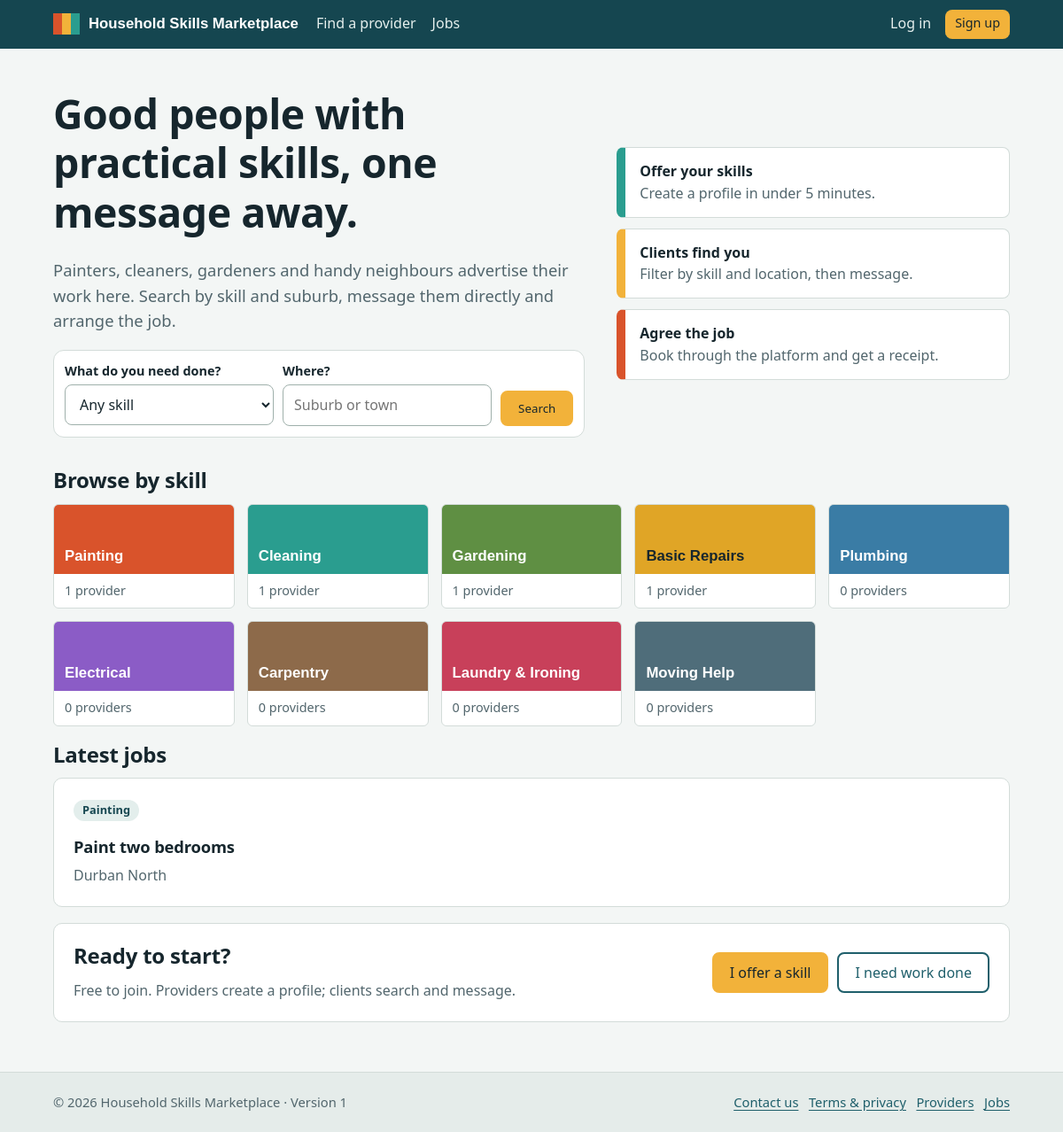
The page / on the database its author committed.
### tables this page shows
CREATE TABLE jobs(
  id INTEGER PRIMARY KEY AUTOINCREMENT,
  client_id INTEGER NOT NULL REFERENCES users(id) ON DELETE CASCADE,
  title TEXT NOT NULL, category TEXT NOT NULL, location TEXT NOT NULL,
  description TEXT NOT NULL, budget REAL,
  status TEXT NOT NULL DEFAULT 'open' CHECK(status IN ('open','closed')),
  created_at TEXT NOT NULL DEFAULT CURRENT_TIMESTAMP
);

### app.py (the view)
    @app.route("/")
    def index():
        counts = {r["category"]: r["n"] for r in q(
            "SELECT category, COUNT(*) n FROM profiles p JOIN users u ON u.id=p.user_id "
            "WHERE p.status='approved' AND u.is_active=1 AND u.is_verified=1 GROUP BY category")}
        jobs = q("SELECT * FROM jobs WHERE status='open' ORDER BY id DESC LIMIT 3")
        return render_template("index.html", counts=counts, jobs=jobs)

### db.py (called while the page is built)
def get_db():
    if "db" not in g:
        g.db = sqlite3.connect(current_app.config["DATABASE"], timeout=15)
        g.db.row_factory = sqlite3.Row
        g.db.execute("PRAGMA foreign_keys=ON")
    return g.db

def q(sql, args=(), one=False):
    rows = get_db().execute(sql, args).fetchall()
    if one:
        return rows[0] if rows else None
    return rows

### security.py (called while the page is built)
def rules_json():
    return json.dumps({"min": MIN_LEN, "common": COMMON, "rules": RULES})

### templates/index.html
{% extends "base.html" %}{% import '_m.html' as m with context %}
{% block content %}
<section class="hero">
 <div>
  <h1>Good people with practical skills, one message away.</h1>
  <p class="lead">Painters, cleaners, gardeners and handy neighbours advertise their work here. Search by skill and suburb, message them directly and arrange the job.</p>
  <form class="searchbar" action="{{ url_for('providers') }}" method="get" role="search">
   <div><label class="small" for="category">What do you need done?</label>
    <select id="category" name="category"><option value="">Any skill</option>{% for c in categories %}<option>{{ c }}</option>{% endfor %}</select></div>
   <div><label class="small" for="location">Where?</label><input id="location" name="location" placeholder="Suburb or town" maxlength="60"></div>
   <button class="btn chip" type="submit" >Search</button>
  </form>
 </div>
 <div class="stack" aria-label="How it works">
  <div class="step"><div><strong>Offer your skills</strong><br><span class="muted">Create a profile in under 5 minutes.</span></div></div>
  <div class="step"><div><strong>Clients find you</strong><br><span class="muted">Filter by skill and location, then message.</span></div></div>
  <div class="step"><div><strong>Agree the job</strong><br><span class="muted">Book through the platform and get a receipt.</span></div></div>
 </div>
</section>
<section aria-labelledby="cats"><h2 id="cats">Browse by skill</h2>
 <div class="swatches">{% for c in categories %}<a class="swatch" href="{{ url_for('providers', category=c) }}"><div class="band c{{ loop.index0 }}">{{ c }}</div>
  <div class="meta">{{ counts.get(c, 0) }} provider{{ '' if counts.get(c,0)==1 else 's' }}</div></a>{% endfor %}</div></section>
{% if jobs %}<section class="mt"><h2>Latest jobs</h2><div class="grid g3">
 {% for j in jobs %}<a class="card plain" href="{{ url_for('job_detail', jid=j.id) }}"><span class="pill">{{ j.category }}</span><h3 class="mt">{{ j.title }}</h3><span class="muted">{{ j.location }}</span></a>{% endfor %}
</div></section>{% endif %}
{% if not me %}<section class="card mt row between"><div><h2>Ready to start?</h2><span class="muted">Free to join. Providers create a profile; clients search and message.</span></div>
 <div class="row"><a class="btn chip" href="{{ url_for('register', role='provider') }}">I offer a skill</a><a class="btn ghost" href="{{ url_for('register', role='client') }}">I need work done</a></div></section>{% endif %}
{% endblock %}

### static/css/style.css (style rules this page uses)
:root { --ink:#16262d;--teal:#1f5f6b;--teal-d:#154650;--chip:#f2b23a;--bg:#f3f6f5;--card:#fff;--line:#d3dcd9;--muted:#52666d;--err:#a8332a;--ok:#25744a;--r:10px; --c0:#d9532b;--c1:#2a9d8f;--c2:#5f8f43;--c3:#e0a526;--c4:#3a7ca5;--c5:#8b5cc6;--c6:#8d6a4a;--c7:#c8405a;--c8:#4f6d7a }
* { box-sizing:border-box }
html { scroll-behavior:smooth }
body { margin:0;font:16px/1.55 "Segoe UI",system-ui,-apple-system,Roboto,Helvetica,Arial,sans-serif;color:var(--ink);background:var(--bg) }
h1,h2,h3 { font-family:"Trebuchet MS","Segoe UI",system-ui,sans-serif;line-height:1.2;letter-spacing:-.01em;margin:0 0 .5em }
h1 { font-size:clamp(1.9rem,4vw,2.9rem) }
h2 { font-size:1.5rem }
h3 { font-size:1.15rem }
a { color:var(--teal);text-underline-offset:3px }
.card { background:var(--card);border:1px solid var(--line);border-radius:var(--r);padding:22px }
.grid { display:grid;gap:18px }
.g3 { grid-template-columns:repeat(auto-fit,minmax(250px,1fr)) }
.muted { color:var(--muted) }
.small { font-size:.9rem }
.mt { margin-top:18px }
.row { display:flex;gap:10px;flex-wrap:wrap;align-items:center }
.between { justify-content:space-between }
.btn { display:inline-block;background:var(--teal);color:#fff;border:2px solid var(--teal);border-radius:8px;padding:9px 18px;font:600 1rem inherit;font-family:inherit;text-decoration:none;cursor:pointer }
.btn.chip { background:var(--chip);border-color:var(--chip);color:var(--ink) }
.btn.ghost { background:transparent;color:var(--teal) }
label { display:block;font-weight:600;margin:0 0 4px }
input,select,textarea { width:100%;padding:10px 12px;border:1.5px solid #9fb0ab;border-radius:8px;font:inherit;background:#fff;color:var(--ink) }
.hero { display:grid;grid-template-columns:1.15fr .85fr;gap:36px;align-items:center;padding:18px 0 34px }
.hero p.lead { font-size:1.15rem;color:var(--muted);max-width:34em }
.searchbar { display:grid;grid-template-columns:1fr 1fr auto;gap:10px;margin-top:18px;background:#fff;padding:12px;border:1px solid var(--line);border-radius:12px }
.stack { display:grid;gap:12px }
.stack .step { display:flex;gap:14px;align-items:center;background:#fff;border:1px solid var(--line);border-left:10px solid var(--c1);padding:14px 16px;border-radius:8px }
.stack .step:nth-child(2) { border-left-color:var(--chip) }
.stack .step:nth-child(3) { border-left-color:var(--c0) }
.swatches { display:grid;grid-template-columns:repeat(auto-fill,minmax(170px,1fr));gap:14px }
.swatch { display:block;text-decoration:none;color:var(--ink);background:#fff;border:1px solid var(--line);border-radius:6px;overflow:hidden;transition:transform .15s }
.swatch .band { height:78px;padding:10px 12px;color:#fff;font:700 1.05rem "Trebuchet MS",sans-serif;display:flex;align-items:flex-end }
.swatch .meta { padding:8px 12px;font-size:.9rem;color:var(--muted) }
.band.c0 { background:var(--c0) }
.band.c1 { background:var(--c1) }
.band.c2 { background:var(--c2) }
.band.c3 { background:var(--c3);color:var(--ink) }
.band.c4 { background:var(--c4) }
.band.c5 { background:var(--c5) }
.band.c6 { background:var(--c6) }
.band.c7 { background:var(--c7) }
.band.c8 { background:var(--c8) }
.pill { display:inline-block;font-size:.8rem;font-weight:700;padding:2px 10px;border-radius:20px;background:#e3eeec;color:var(--teal-d) }
.plain { text-decoration:none;color:inherit }
.searchbar .btn { align-self:end }

### rows shown on the page
jobs: category "Painting", get "1", title "Paint two bedrooms", location "Durban North"

### other values the page prints
{{ c }} "Cleaning" "Gardening" "Basic Repairs" "Plumbing" "Electrical" "Carpentry" "Laundry & Ironing" "Moving Help"
{{ counts.get(c, 0) }} "1" "1" "1" "0" "0" "0" "0" "0"
{{ '' if counts.get(c,0)==1 else 's' }} "s" "s" "s" "s" "s"
